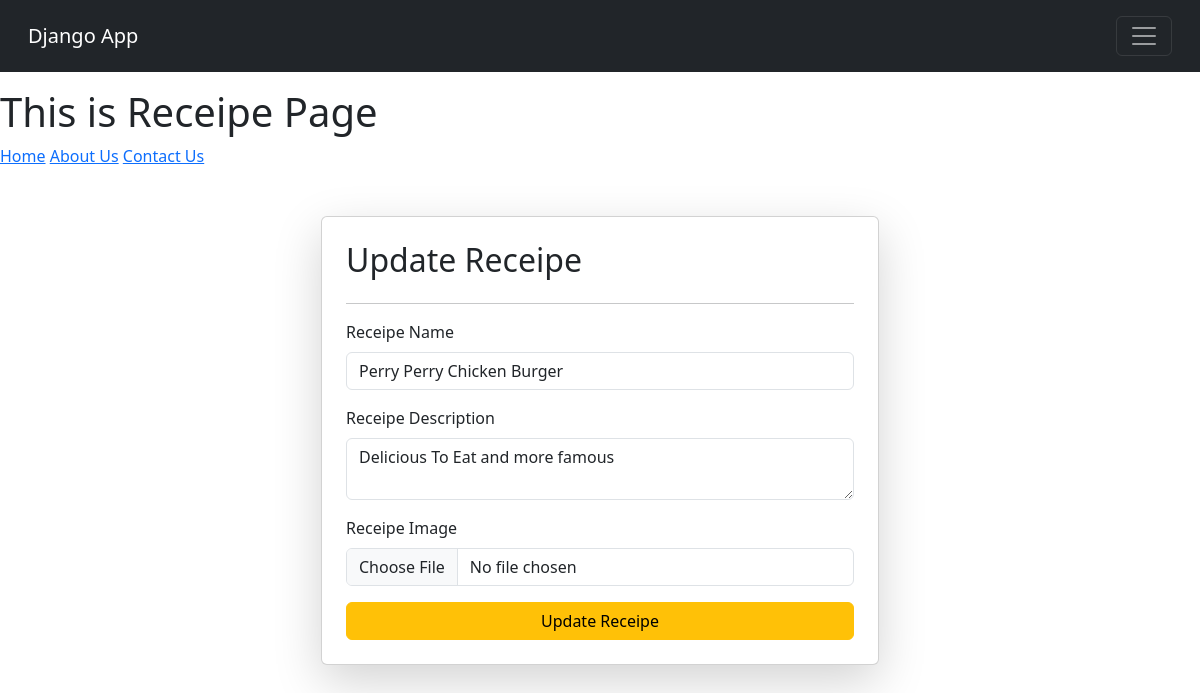
Screenshot of /updatereceipe/3/ (signed in) with the database file from the repository.
### vegetable/models.py (models this page shows)
class Receipe(models.Model):
    user = models.ForeignKey(User, on_delete= models.SET_NULL, null=True, blank=True)
    receipeName = models.CharField(max_length=100)
    receipeDescription = models.TextField()
    receipeImage = models.ImageField(upload_to="receipe")
    receipeViewCount = models.IntegerField(default=1)

### vegetable/views.py (the view, shortened to what this page needs)
# urls.py: path("updatereceipe/<id>/", updateReceipe, name="Updatereceipes"),
@login_required(login_url="/login/")
def updateReceipe(request, id):
    print(id)
    querySet = Receipe.objects.get(id = id)
    context = {'page': 'Update Receipe','receipe': querySet}
    return render(request, 'updateReceipe.html', context)

### vegetable/templates/updateReceipe.html (shortened to what this page needs)
{% extends "base.html" %}
{% block start %}
    <h1>This is Receipe Page</h1>
    <a href="/">Home</a>
    <a href="/about/">About Us</a>
    <a href="/contact/">Contact Us</a>
    <div class="container mt-5">
        <form class="col-6 mx-auto shadow-lg p-4 rounded card" method="post" enctype="multipart/form-data">
            <h2>Update Receipe</h2>
            <hr>
            <div class="mb-3">
              <label for="exampleInputEmail1" class="form-label">Receipe Name</label>
              <input type="text" value="{{receipe.receipeName}}" class="form-control" name="receipeName" >
            </div>
            <div class="mb-3">
              <label for="exampleInputPassword1" class="form-label">Receipe Description</label>
              <textarea class="form-control" name="receipeDesc"  >{{receipe.receipeDescription}}</textarea>
            </div>
            <div class="mb-3">
              <label for="exampleInputImage1" class="form-label">Receipe Image</label>
              <input type="file" class="form-control" name="receipeImage"  value="{{receipe.receipeImage}}">
            </div>
            <button type="submit" class="btn btn-warning">Update Receipe</button>
          </form>
    </div>
    {% endblock %}

### rows the page displays
Receipe: receipeName "Perry Perry Chicken Burger", receipeDesc "Delicious To Eat and more famous"
